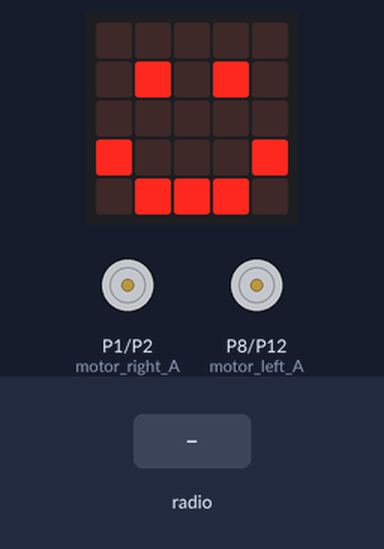
Simulated run of this program. Board: BBC micro:bit running MicroPython. On the bench: the board's 5×5 LED display, motor-driver pin pairs drawn as motors (green arrow = first pin HIGH = forward, orange = second pin HIGH = backward, longer = more drive). Inputs (shaded band) come from the test bench.

Above: at 1.2 s.
1.3 s: radio message "forward" arrives
At 2.5 s:
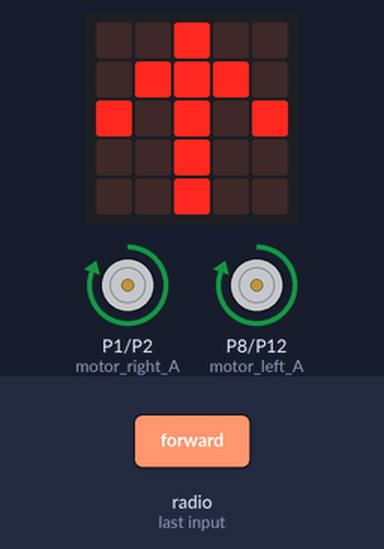
2.8 s: radio message "backward" arrives
At 3.9 s:
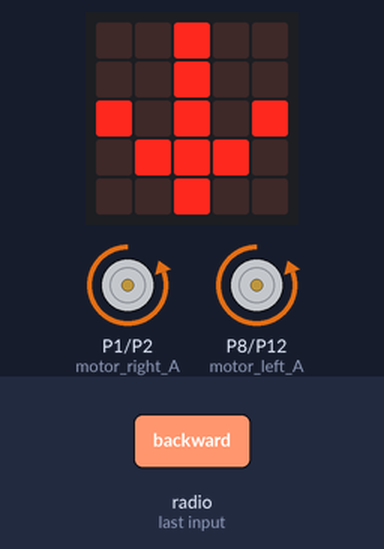
4.3 s: radio message "left" arrives
At 5.0 s:
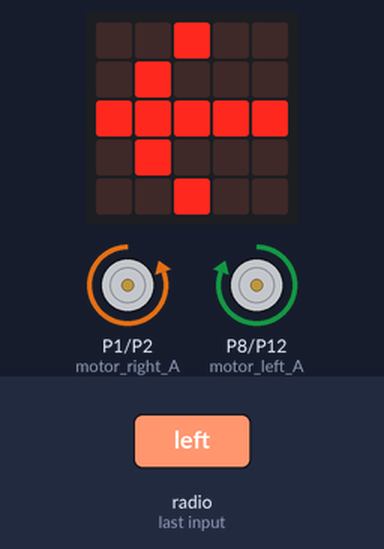
5.8 s: radio message "right" arrives
At 6.1 s:
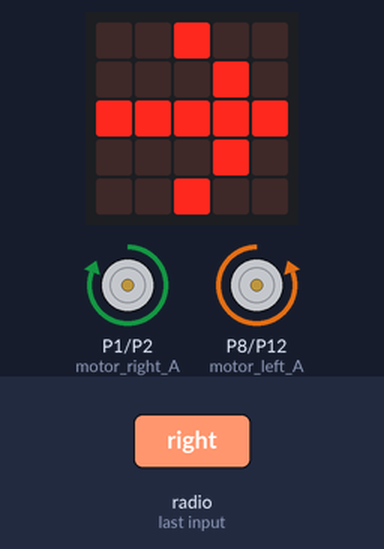
Timing chart, 0 to 8.3 s (numbered marks = the images above; inputs shaded):
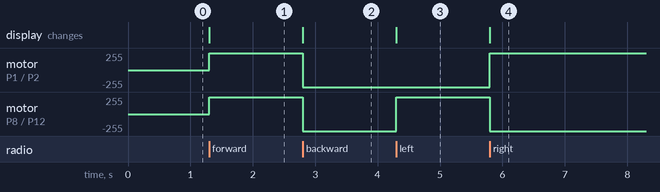

Measured:
- after the input at 1.3 s, motor on P1 (motor_right_A) / P2 (motor_right_B), motor on P8 (motor_left_A) / P12 (motor_left_B): stopped → forward 255/255 at once; the display: changes at once (image 1)
- after the input at 2.8 s, motor on P1 (motor_right_A) / P2 (motor_right_B), motor on P8 (motor_left_A) / P12 (motor_left_B): forward 255/255 → backward 255/255 at once; the display: changes at once (image 2)
- after the input at 4.3 s, motor on P8 (motor_left_A) / P12 (motor_left_B): backward 255/255 → forward 255/255 at once; the display: changes at once (image 3)
- after the input at 5.8 s, motor on P1 (motor_right_A) / P2 (motor_right_B): backward 255/255 → forward 255/255 at once; motor on P8 (motor_left_A) / P12 (motor_left_B): forward 255/255 → backward 255/255 at once; the display: changes at once (image 4)

The program:

rc_car.py
```python
# For the micro:bit RC car

RADIO_CHANNEL = 42  # radio channel: 0~255
SPEED = 1023  # wheel speed: 0~1023

from microbit import display, Image, sleep, pin1, pin2, pin8, pin12
import radio

radio.config(group=RADIO_CHANNEL)
radio.on()

motor_right_A = pin1
motor_right_B = pin2
motor_left_A = pin8
motor_left_B = pin12

motor_right_A.write_digital(0)
motor_right_B.write_digital(0)
motor_left_A.write_digital(0)
motor_left_B.write_digital(0)

display.show(Image.HAPPY)

while True:
    direction = radio.receive()
    if direction == None:
        continue

    if direction == 'forward':
        display.show(Image.ARROW_N)
        motor_right_A.write_analog(SPEED)
        motor_right_B.write_digital(0)
        motor_left_A.write_analog(SPEED)
        motor_left_B.write_digital(0)
    elif direction == 'backward':
        display.show(Image.ARROW_S)
        motor_right_A.write_digital(0)
        motor_right_B.write_analog(SPEED)
        motor_left_A.write_digital(0)
        motor_left_B.write_analog(SPEED)
    elif direction == 'left':
        display.show(Image.ARROW_W)
        motor_right_A.write_digital(0)
        motor_right_B.write_analog(SPEED)
        motor_left_A.write_analog(SPEED)
        motor_left_B.write_digital(0)
    elif direction == 'right':
        display.show(Image.ARROW_E)
        motor_right_A.write_analog(SPEED)
        motor_right_B.write_digital(0)
        motor_left_A.write_digital(0)
        motor_left_B.write_analog(SPEED)
    else:
        display.show(Image.HAPPY)
        motor_right_A.write_digital(0)
        motor_right_B.write_digital(0)
        motor_left_A.write_digital(0)
        motor_left_B.write_digital(0)

    sleep(50)
```
